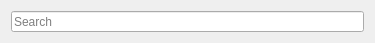
<?xml version="1.0" encoding="UTF-8"?>
<ui version="4.0">
 <class>SearchWidget</class>
 <widget class="QWidget" name="SearchWidget">
  <property name="geometry">
   <rect>
    <x>0</x>
    <y>0</y>
    <width>375</width>
    <height>43</height>
   </rect>
  </property>
  <property name="minimumSize">
   <size>
    <width>250</width>
    <height>43</height>
   </size>
  </property>
  <property name="windowTitle">
   <string notr="true">Search</string>
  </property>
  <layout class="QHBoxLayout" name="horizontalLayout">
   <item>
    <widget class="QLineEdit" name="lineEditSearch">
     <property name="placeholderText">
      <string>Search</string>
     </property>
     <property name="clearButtonEnabled">
      <bool>true</bool>
     </property>
    </widget>
   </item>
  </layout>
 </widget>
 <resources/>
 <connections/>
</ui>
